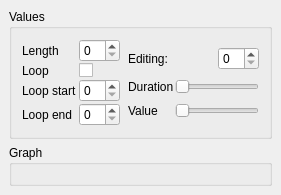
                 <widget class="QWidget" name="tab_2" >
                  <attribute name="title" >
                   <string>Volume</string>
                  </attribute>
                  <layout class="QVBoxLayout" >
                   <property name="spacing" >
                    <number>6</number>
                   </property>
                   <property name="margin" >
                    <number>9</number>
                   </property>
                   <item>
                    <widget class="QGroupBox" name="groupBox_8" >
                     <property name="sizePolicy" >
                      <sizepolicy vsizetype="Minimum" hsizetype="Preferred" >
                       <horstretch>0</horstretch>
                       <verstretch>0</verstretch>
                      </sizepolicy>
                     </property>
                     <property name="title" >
                      <string>Values</string>
                     </property>
                     <layout class="QHBoxLayout" >
                      <property name="spacing" >
                       <number>6</number>
                      </property>
                      <property name="margin" >
                       <number>9</number>
                      </property>
                      <item>
                       <widget class="QFrame" name="frame_3" >
                        <property name="frameShape" >
                         <enum>QFrame::NoFrame</enum>
                        </property>
                        <property name="frameShadow" >
                         <enum>QFrame::Raised</enum>
                        </property>
                        <property name="lineWidth" >
                         <number>1</number>
                        </property>
                        <layout class="QGridLayout" >
                         <property name="margin" >
                          <number>1</number>
                         </property>
                         <property name="spacing" >
                          <number>1</number>
                         </property>
                         <item row="1" column="2" >
                          <widget class="QCheckBox" name="volume_env_loop_check" >
                           <property name="text" >
                            <string/>
                           </property>
                          </widget>
                         </item>
                         <item row="0" column="0" >
                          <widget class="QLabel" name="label_21" >
                           <property name="text" >
                            <string>Length</string>
                           </property>
                          </widget>
                         </item>
                         <item row="1" column="0" colspan="2" >
                          <widget class="QLabel" name="label_24" >
                           <property name="text" >
                            <string>Loop</string>
                           </property>
                          </widget>
                         </item>
                         <item row="2" column="0" >
                          <widget class="QLabel" name="label_22" >
                           <property name="text" >
                            <string>Loop start</string>
                           </property>
                          </widget>
                         </item>
                         <item row="2" column="2" >
                          <widget class="QSpinBox" name="volume_env_loop_start_spin" />
                         </item>
                         <item row="3" column="0" >
                          <widget class="QLabel" name="label_23" >
                           <property name="text" >
                            <string>Loop end</string>
                           </property>
                          </widget>
                         </item>
                         <item row="3" column="2" >
                          <widget class="QSpinBox" name="volume_env_loop_stop_spin" />
                         </item>
                         <item row="0" column="2" >
                          <widget class="QSpinBox" name="volume_env_length_spin" />
                         </item>
                        </layout>
                       </widget>
                      </item>
                      <item>
                       <widget class="QFrame" name="frame_4" >
                        <property name="frameShape" >
                         <enum>QFrame::NoFrame</enum>
                        </property>
                        <property name="frameShadow" >
                         <enum>QFrame::Raised</enum>
                        </property>
                        <layout class="QGridLayout" >
                         <property name="margin" >
                          <number>1</number>
                         </property>
                         <property name="spacing" >
                          <number>1</number>
                         </property>
                         <item row="0" column="1" >
                          <layout class="QHBoxLayout" >
                           <property name="spacing" >
                            <number>6</number>
                           </property>
                           <property name="margin" >
                            <number>0</number>
                           </property>
                           <item>
                            <spacer>
                             <property name="orientation" >
                              <enum>Qt::Horizontal</enum>
                             </property>
                             <property name="sizeHint" stdset="0" >
                              <size>
                               <width>40</width>
                               <height>20</height>
                              </size>
                             </property>
                            </spacer>
                           </item>
                           <item>
                            <widget class="QSpinBox" name="volume_env_edit_spin" />
                           </item>
                          </layout>
                         </item>
                         <item row="0" column="0" >
                          <widget class="QLabel" name="label_27" >
                           <property name="text" >
                            <string>Editing:</string>
                           </property>
                          </widget>
                         </item>
                         <item row="1" column="0" >
                          <widget class="QLabel" name="label_25" >
                           <property name="text" >
                            <string>Duration</string>
                           </property>
                          </widget>
                         </item>
                         <item row="2" column="0" >
                          <widget class="QLabel" name="label_26" >
                           <property name="text" >
                            <string>Value</string>
                           </property>
                          </widget>
                         </item>
                         <item row="1" column="1" >
                          <widget class="QSlider" name="volume_env_duration_slider" >
                           <property name="sizePolicy" >
                            <sizepolicy vsizetype="Fixed" hsizetype="Minimum" >
                             <horstretch>0</horstretch>
                             <verstretch>0</verstretch>
                            </sizepolicy>
                           </property>
                           <property name="minimum" >
                            <number>1</number>
                           </property>
                           <property name="maximum" >
                            <number>15</number>
                           </property>
                           <property name="singleStep" >
                            <number>0</number>
                           </property>
                           <property name="orientation" >
                            <enum>Qt::Horizontal</enum>
                           </property>
                          </widget>
                         </item>
                         <item row="2" column="1" >
                          <widget class="QSlider" name="volume_env_value_slider" >
                           <property name="maximum" >
                            <number>255</number>
                           </property>
                           <property name="orientation" >
                            <enum>Qt::Horizontal</enum>
                           </property>
                          </widget>
                         </item>
                        </layout>
                       </widget>
                      </item>
                     </layout>
                    </widget>
                   </item>
                   <item>
                    <widget class="QGroupBox" name="groupBox_7" >
                     <property name="sizePolicy" >
                      <sizepolicy vsizetype="Expanding" hsizetype="Preferred" >
                       <horstretch>0</horstretch>
                       <verstretch>0</verstretch>
                      </sizepolicy>
                     </property>
                     <property name="title" >
                      <string>Graph</string>
                     </property>
                     <layout class="QVBoxLayout" >
                      <property name="spacing" >
                       <number>6</number>
                      </property>
                      <property name="margin" >
                       <number>9</number>
                      </property>
                      <item>
                       <widget class="Mapprox::VolumeGraphWidget" native="1" name="volume_graph" >
                        <property name="sizePolicy" >
                         <sizepolicy vsizetype="Expanding" hsizetype="Ignored" >
                          <horstretch>0</horstretch>
                          <verstretch>0</verstretch>
                         </sizepolicy>
                        </property>
                       </widget>
                      </item>
                     </layout>
                    </widget>
                   </item>
                  </layout>
                 </widget>
